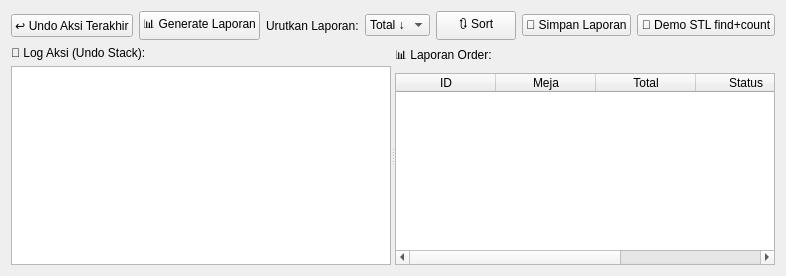
      <widget class="QWidget" name="historyTab">
       <attribute name="title">
        <string>📁 Riwayat</string>
       </attribute>
       <layout class="QVBoxLayout" name="historyLayout">
        <item>
         <layout class="QHBoxLayout" name="historyCtrlRow">
          <item>
           <widget class="QPushButton" name="btnUndoAction">
            <property name="text">
             <string>↩ Undo Aksi Terakhir</string>
            </property>
           </widget>
          </item>
          <item>
           <widget class="QPushButton" name="btnGenerateReport">
            <property name="text">
             <string>📊 Generate Laporan</string>
            </property>
           </widget>
          </item>
          <item>
           <widget class="QLabel" name="lblSortReport">
            <property name="text">
             <string>Urutkan Laporan:</string>
            </property>
           </widget>
          </item>
          <item>
           <widget class="QComboBox" name="reportSortCombo">
            <item>
             <property name="text">
              <string>Total ↓</string>
             </property>
            </item>
            <item>
             <property name="text">
              <string>Total ↑</string>
             </property>
            </item>
            <item>
             <property name="text">
              <string>ID</string>
             </property>
            </item>
           </widget>
          </item>
          <item>
           <widget class="QPushButton" name="btnSortReport">
            <property name="text">
             <string>🔃 Sort</string>
            </property>
           </widget>
          </item>
          <item>
           <widget class="QPushButton" name="btnSaveReport">
            <property name="text">
             <string>💾 Simpan Laporan</string>
            </property>
           </widget>
          </item>
          <item>
           <widget class="QPushButton" name="btnRunSTLDemo">
            <property name="text">
             <string>🧪 Demo STL find+count</string>
            </property>
           </widget>
          </item>
         </layout>
        </item>
        <item>
         <widget class="QSplitter" name="historySplitter">
          <property name="orientation">
           <enum>Qt::Orientation::Horizontal</enum>
          </property>
          <widget class="QWidget" name="historyListPane">
           <layout class="QVBoxLayout">
            <item>
             <widget class="QLabel" name="lblHistoryTitle">
              <property name="text">
               <string>📜 Log Aksi (Undo Stack):</string>
              </property>
             </widget>
            </item>
            <item>
             <widget class="QListWidget" name="historyList"/>
            </item>
           </layout>
          </widget>
          <widget class="QWidget" name="reportPane">
           <layout class="QVBoxLayout">
            <item>
             <widget class="QLabel" name="lblReportTitle">
              <property name="text">
               <string>📊 Laporan Order:</string>
              </property>
             </widget>
            </item>
            <item>
             <widget class="QTableWidget" name="reportTable">
              <property name="editTriggers">
               <set>QAbstractItemView::EditTrigger::NoEditTriggers</set>
              </property>
              <property name="alternatingRowColors">
               <bool>true</bool>
              </property>
              <column>
               <property name="text">
                <string>ID</string>
               </property>
              </column>
              <column>
               <property name="text">
                <string>Meja</string>
               </property>
              </column>
              <column>
               <property name="text">
                <string>Total</string>
               </property>
              </column>
              <column>
               <property name="text">
                <string>Status</string>
               </property>
              </column>
              <column>
               <property name="text">
                <string>Waktu</string>
               </property>
              </column>
             </widget>
            </item>
           </layout>
          </widget>
         </widget>
        </item>
       </layout>
      </widget>
